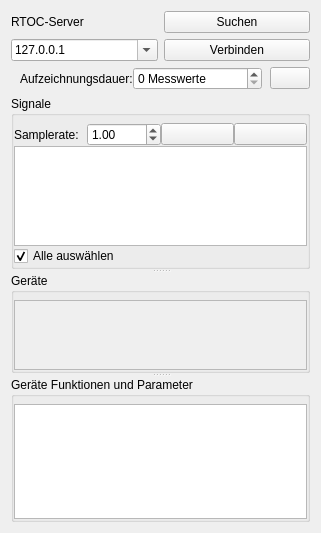
<?xml version="1.0" encoding="UTF-8"?>
<ui version="4.0">
 <class>NetWoRTOC</class>
 <widget class="QWidget" name="NetWoRTOC">
  <property name="geometry">
   <rect>
    <x>0</x>
    <y>0</y>
    <width>321</width>
    <height>533</height>
   </rect>
  </property>
  <property name="windowTitle">
   <string>NetWoRTOC</string>
  </property>
  <layout class="QVBoxLayout" name="verticalLayout">
   <item>
    <layout class="QGridLayout" name="gridLayout">
     <property name="topMargin">
      <number>0</number>
     </property>
     <item row="2" column="1">
      <widget class="QPushButton" name="connectButton">
       <property name="text">
        <string>Verbinden</string>
       </property>
      </widget>
     </item>
     <item row="0" column="1">
      <widget class="QPushButton" name="searchButton">
       <property name="text">
        <string>Suchen</string>
       </property>
       <property name="icon">
        <iconset>
         <normaloff>search.png</normaloff>search.png</iconset>
       </property>
      </widget>
     </item>
     <item row="0" column="0">
      <widget class="QLabel" name="label">
       <property name="text">
        <string>RTOC-Server</string>
       </property>
      </widget>
     </item>
     <item row="2" column="0">
      <widget class="QComboBox" name="comboBox">
       <property name="editable">
        <bool>true</bool>
       </property>
       <item>
        <property name="text">
         <string>127.0.0.1</string>
        </property>
       </item>
      </widget>
     </item>
    </layout>
   </item>
   <item>
    <layout class="QHBoxLayout" name="horizontalLayout_3">
     <property name="spacing">
      <number>0</number>
     </property>
     <item>
      <spacer name="horizontalSpacer_2">
       <property name="orientation">
        <enum>Qt::Horizontal</enum>
       </property>
       <property name="sizeHint" stdset="0">
        <size>
         <width>0</width>
         <height>0</height>
        </size>
       </property>
      </spacer>
     </item>
     <item>
      <widget class="QLabel" name="label_2">
       <property name="text">
        <string>Aufzeichnungsdauer:</string>
       </property>
      </widget>
     </item>
     <item>
      <widget class="QSpinBox" name="maxLengthSpinBox">
       <property name="toolTip">
        <string>Ändere die Aufzeichnungsdauer</string>
       </property>
       <property name="statusTip">
        <string>Ändere die Aufzeichnungsdauer</string>
       </property>
       <property name="suffix">
        <string> Messwerte</string>
       </property>
       <property name="maximum">
        <number>10000000</number>
       </property>
       <property name="value">
        <number>0</number>
       </property>
      </widget>
     </item>
     <item>
      <spacer name="horizontalSpacer">
       <property name="orientation">
        <enum>Qt::Horizontal</enum>
       </property>
       <property name="sizeHint" stdset="0">
        <size>
         <width>0</width>
         <height>0</height>
        </size>
       </property>
      </spacer>
     </item>
     <item>
      <widget class="QPushButton" name="clearButton">
       <property name="toolTip">
        <string>Lösche alle Signale</string>
       </property>
       <property name="statusTip">
        <string>Lösche alle Signale</string>
       </property>
       <property name="text">
        <string/>
       </property>
       <property name="icon">
        <iconset>
         <normaloff>../../data/ui/icons/clear.png</normaloff>../../data/ui/icons/clear.png</iconset>
       </property>
       <property name="iconSize">
        <size>
         <width>25</width>
         <height>25</height>
        </size>
       </property>
      </widget>
     </item>
    </layout>
   </item>
   <item>
    <widget class="QSplitter" name="splitter">
     <property name="orientation">
      <enum>Qt::Vertical</enum>
     </property>
     <widget class="QGroupBox" name="groupBox_2">
      <property name="enabled">
       <bool>true</bool>
      </property>
      <property name="title">
       <string>Signale</string>
      </property>
      <property name="checkable">
       <bool>false</bool>
      </property>
      <layout class="QVBoxLayout" name="verticalLayout_2">
       <property name="spacing">
        <number>0</number>
       </property>
       <property name="leftMargin">
        <number>0</number>
       </property>
       <property name="topMargin">
        <number>7</number>
       </property>
       <property name="rightMargin">
        <number>0</number>
       </property>
       <property name="bottomMargin">
        <number>0</number>
       </property>
       <item>
        <layout class="QHBoxLayout" name="horizontalLayout">
         <item>
          <widget class="QLabel" name="labelss">
           <property name="text">
            <string>Samplerate:</string>
           </property>
          </widget>
         </item>
         <item>
          <widget class="QDoubleSpinBox" name="doubleSpinBox">
           <property name="value">
            <double>1.000000000000000</double>
           </property>
          </widget>
         </item>
         <item>
          <widget class="QPushButton" name="streamButton">
           <property name="text">
            <string/>
           </property>
           <property name="icon">
            <iconset>
             <normaloff>repeat.png</normaloff>repeat.png</iconset>
           </property>
           <property name="iconSize">
            <size>
             <width>25</width>
             <height>25</height>
            </size>
           </property>
           <property name="checkable">
            <bool>true</bool>
           </property>
          </widget>
         </item>
         <item>
          <widget class="QPushButton" name="singleButton">
           <property name="text">
            <string/>
           </property>
           <property name="icon">
            <iconset>
             <normaloff>repeat1.png</normaloff>repeat1.png</iconset>
           </property>
           <property name="iconSize">
            <size>
             <width>25</width>
             <height>25</height>
            </size>
           </property>
          </widget>
         </item>
        </layout>
       </item>
       <item>
        <widget class="QListWidget" name="listWidget">
         <property name="alternatingRowColors">
          <bool>true</bool>
         </property>
         <property name="selectionMode">
          <enum>QAbstractItemView::MultiSelection</enum>
         </property>
         <property name="sortingEnabled">
          <bool>true</bool>
         </property>
        </widget>
       </item>
       <item>
        <widget class="QCheckBox" name="checkBox">
         <property name="text">
          <string>Alle auswählen</string>
         </property>
         <property name="checked">
          <bool>true</bool>
         </property>
        </widget>
       </item>
      </layout>
     </widget>
     <widget class="QGroupBox" name="groupBox">
      <property name="title">
       <string>Geräte</string>
      </property>
      <layout class="QVBoxLayout" name="verticalLayout_3">
       <property name="spacing">
        <number>0</number>
       </property>
       <property name="leftMargin">
        <number>0</number>
       </property>
       <property name="topMargin">
        <number>7</number>
       </property>
       <property name="rightMargin">
        <number>0</number>
       </property>
       <property name="bottomMargin">
        <number>0</number>
       </property>
       <item>
        <widget class="QScrollArea" name="scrollArea">
         <property name="widgetResizable">
          <bool>true</bool>
         </property>
         <widget class="QWidget" name="scrollAreaWidgetContents">
          <property name="geometry">
           <rect>
            <x>0</x>
            <y>0</y>
            <width>295</width>
            <height>85</height>
           </rect>
          </property>
          <layout class="QVBoxLayout" name="verticalLayout_5" stretch="0,0">
           <property name="spacing">
            <number>0</number>
           </property>
           <property name="leftMargin">
            <number>0</number>
           </property>
           <property name="topMargin">
            <number>0</number>
           </property>
           <property name="rightMargin">
            <number>0</number>
           </property>
           <property name="bottomMargin">
            <number>0</number>
           </property>
           <item>
            <layout class="QVBoxLayout" name="deviceLayout">
             <property name="spacing">
              <number>0</number>
             </property>
            </layout>
           </item>
           <item>
            <spacer name="verticalSpacer_3">
             <property name="orientation">
              <enum>Qt::Vertical</enum>
             </property>
             <property name="sizeHint" stdset="0">
              <size>
               <width>20</width>
               <height>82</height>
              </size>
             </property>
            </spacer>
           </item>
          </layout>
         </widget>
        </widget>
       </item>
      </layout>
     </widget>
     <widget class="QGroupBox" name="groupBox_3">
      <property name="title">
       <string>Geräte Funktionen und Parameter</string>
      </property>
      <layout class="QVBoxLayout" name="verticalLayout_4">
       <property name="spacing">
        <number>0</number>
       </property>
       <property name="leftMargin">
        <number>0</number>
       </property>
       <property name="topMargin">
        <number>7</number>
       </property>
       <property name="rightMargin">
        <number>0</number>
       </property>
       <property name="bottomMargin">
        <number>0</number>
       </property>
       <item>
        <widget class="QListWidget" name="pluginCallWidget">
         <property name="alternatingRowColors">
          <bool>true</bool>
         </property>
         <property name="selectionMode">
          <enum>QAbstractItemView::NoSelection</enum>
         </property>
         <property name="sortingEnabled">
          <bool>true</bool>
         </property>
        </widget>
       </item>
      </layout>
     </widget>
    </widget>
   </item>
  </layout>
 </widget>
 <resources/>
 <connections/>
</ui>
